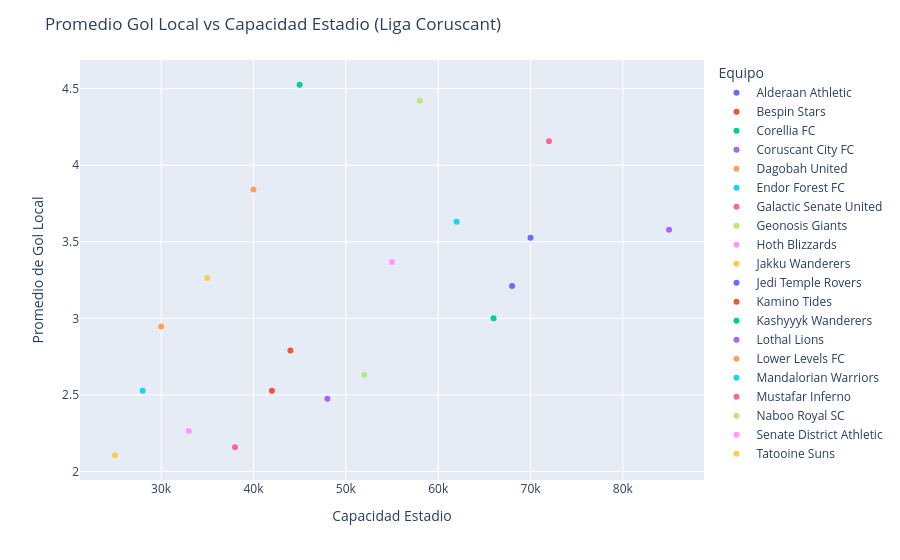

Write notebook code for a chart like this one.
### Markdown cell above
**16)** Calculate, for each team in the Coruscant League, its stadium capacity (`stadium_capacity` of `teams`) and the average number of goals scored per home game. Make a scatterplot with capacity on the X axis and average home goals on the Y axis. Does there seem to be a home field advantage for teams with larger stadiums?

### Code cell
# Using fila_por_partido (8.d) which already filters the League => group by home_team and get average home_goals

mean_home_team = fila_por_partido.groupby('home_team')['home_goals'].mean().reset_index(name='prom_goles_local')

mean_home_team = mean_home_team.merge(teams, left_on='home_team', right_on='team_name')

fig = px.scatter(mean_home_team, x='stadium_capacity', y='prom_goles_local', color='home_team')

fig.update_layout(
    title='Promedio Gol Local vs Capacidad Estadio (Liga Coruscant)',
    xaxis_title='Capacidad Estadio',
    yaxis_title='Promedio de Gol Local',
    legend_title='Equipo')

fig.show()

### Figure 1 — Plotly figure (JSON) as saved in the notebook; plotly's stock layout.template omitted (floating-point values rounded to 4 significant figures)
{"data": [{"hovertemplate": "home_team=Alderaan Athletic<br>stadium_capacity=%{x}<br>prom_goles_local=%{y}<extra></extra>", "legendgroup": "Alderaan Athletic", "marker": {"color": "#636efa", "symbol": "circle"}, "mode": "markers", "name": "Alderaan Athletic", "orientation": "v", "showlegend": true, "type": "scatter", "x": [70000], "xaxis": "x", "y": [3.526], "yaxis": "y"}, {"hovertemplate": "home_team=Bespin Stars<br>stadium_capacity=%{x}<br>prom_goles_local=%{y}<extra></extra>", "legendgroup": "Bespin Stars", "marker": {"color": "#EF553B", "symbol": "circle"}, "mode": "markers", "name": "Bespin Stars", "orientation": "v", "showlegend": true, "type": "scatter", "x": [42000], "xaxis": "x", "y": [2.526], "yaxis": "y"}, {"hovertemplate": "home_team=Corellia FC<br>stadium_capacity=%{x}<br>prom_goles_local=%{y}<extra></extra>", "legendgroup": "Corellia FC", "marker": {"color": "#00cc96", "symbol": "circle"}, "mode": "markers", "name": "Corellia FC", "orientation": "v", "showlegend": true, "type": "scatter", "x": [66000], "xaxis": "x", "y": [3.0], "yaxis": "y"}, {"hovertemplate": "home_team=Coruscant City FC<br>stadium_capacity=%{x}<br>prom_goles_local=%{y}<extra></extra>", "legendgroup": "Coruscant City FC", "marker": {"color": "#ab63fa", "symbol": "circle"}, "mode": "markers", "name": "Coruscant City FC", "orientation": "v", "showlegend": true, "type": "scatter", "x": [85000], "xaxis": "x", "y": [3.579], "yaxis": "y"}, {"hovertemplate": "home_team=Dagobah United<br>stadium_capacity=%{x}<br>prom_goles_local=%{y}<extra></extra>", "legendgroup": "Dagobah United", "marker": {"color": "#FFA15A", "symbol": "circle"}, "mode": "markers", "name": "Dagobah United", "orientation": "v", "showlegend": true, "type": "scatter", "x": [30000], "xaxis": "x", "y": [2.947], "yaxis": "y"}, {"hovertemplate": "home_team=Endor Forest FC<br>stadium_capacity=%{x}<br>prom_goles_local=%{y}<extra></extra>", "legendgroup": "Endor Forest FC", "marker": {"color": "#19d3f3", "symbol": "circle"}, "mode": "markers", "name": "Endor Forest FC", "orientation": "v", "showlegend": true, "type": "scatter", "x": [28000], "xaxis": "x", "y": [2.526], "yaxis": "y"}, {"hovertemplate": "home_team=Galactic Senate United<br>stadium_capacity=%{x}<br>prom_goles_local=%{y}<extra></extra>", "legendgroup": "Galactic Senate United", "marker": {"color": "#FF6692", "symbol": "circle"}, "mode": "markers", "name": "Galactic Senate United", "orientation": "v", "showlegend": true, "type": "scatter", "x": [72000], "xaxis": "x", "y": [4.158], "yaxis": "y"}, {"hovertemplate": "home_team=Geonosis Giants<br>stadium_capacity=%{x}<br>prom_goles_local=%{y}<extra></extra>", "legendgroup": "Geonosis Giants", "marker": {"color": "#B6E880", "symbol": "circle"}, "mode": "markers", "name": "Geonosis Giants", "orientation": "v", "showlegend": true, "type": "scatter", "x": [52000], "xaxis": "x", "y": [2.632], "yaxis": "y"}, {"hovertemplate": "home_team=Hoth Blizzards<br>stadium_capacity=%{x}<br>prom_goles_local=%{y}<extra></extra>", "legendgroup": "Hoth Blizzards", "marker": {"color": "#FF97FF", "symbol": "circle"}, "mode": "markers", "name": "Hoth Blizzards", "orientation": "v", "showlegend": true, "type": "scatter", "x": [33000], "xaxis": "x", "y": [2.263], "yaxis": "y"}, {"hovertemplate": "home_team=Jakku Wanderers<br>stadium_capacity=%{x}<br>prom_goles_local=%{y}<extra></extra>", "legendgroup": "Jakku Wanderers", "marker": {"color": "#FECB52", "symbol": "circle"}, "mode": "markers", "name": "Jakku Wanderers", "orientation": "v", "showlegend": true, "type": "scatter", "x": [25000], "xaxis": "x", "y": [2.105], "yaxis": "y"}, {"hovertemplate": "home_team=Jedi Temple Rovers<br>stadium_capacity=%{x}<br>prom_goles_local=%{y}<extra></extra>", "legendgroup": "Jedi Temple Rovers", "marker": {"color": "#636efa", "symbol": "circle"}, "mode": "markers", "name": "Jedi Temple Rovers", "orientation": "v", "showlegend": true, "type": "scatter", "x": [68000], "xaxis": "x", "y": [3.211], "yaxis": "y"}, {"hovertemplate": "home_team=Kamino Tides<br>stadium_capacity=%{x}<br>prom_goles_local=%{y}<extra></extra>", "legendgroup": "Kamino Tides", "marker": {"color": "#EF553B", "symbol": "circle"}, "mode": "markers", "name": "Kamino Tides", "orientation": "v", "showlegend": true, "type": "scatter", "x": [44000], "xaxis": "x", "y": [2.789], "yaxis": "y"}, {"hovertemplate": "home_team=Kashyyyk Wanderers<br>stadium_capacity=%{x}<br>prom_goles_local=%{y}<extra></extra>", "legendgroup": "Kashyyyk Wanderers", "marker": {"color": "#00cc96", "symbol": "circle"}, "mode": "markers", "name": "Kashyyyk Wanderers", "orientation": "v", "showlegend": true, "type": "scatter", "x": [45000], "xaxis": "x", "y": [4.526], "yaxis": "y"}, {"hovertemplate": "home_team=Lothal Lions<br>stadium_capacity=%{x}<br>prom_goles_local=%{y}<extra></extra>", "legendgroup": "Lothal Lions", "marker": {"color": "#ab63fa", "symbol": "circle"}, "mode": "markers", "name": "Lothal Lions", "orientation": "v", "showlegend": true, "type": "scatter", "x": [48000], "xaxis": "x", "y": [2.474], "yaxis": "y"}, {"hovertemplate": "home_team=Lower Levels FC<br>stadium_capacity=%{x}<br>prom_goles_local=%{y}<extra></extra>", "legendgroup": "Lower Levels FC", "marker": {"color": "#FFA15A", "symbol": "circle"}, "mode": "markers", "name": "Lower Levels FC", "orientation": "v", "showlegend": true, "type": "scatter", "x": [40000], "xaxis": "x", "y": [3.842], "yaxis": "y"}, {"hovertemplate": "home_team=Mandalorian Warriors<br>stadium_capacity=%{x}<br>prom_goles_local=%{y}<extra></extra>", "legendgroup": "Mandalorian Warriors", "marker": {"color": "#19d3f3", "symbol": "circle"}, "mode": "markers", "name": "Mandalorian Warriors", "orientation": "v", "showlegend": true, "type": "scatter", "x": [62000], "xaxis": "x", "y": [3.632], "yaxis": "y"}, {"hovertemplate": "home_team=Mustafar Inferno<br>stadium_capacity=%{x}<br>prom_goles_local=%{y}<extra></extra>", "legendgroup": "Mustafar Inferno", "marker": {"color": "#FF6692", "symbol": "circle"}, "mode": "markers", "name": "Mustafar Inferno", "orientation": "v", "showlegend": true, "type": "scatter", "x": [38000], "xaxis": "x", "y": [2.158], "yaxis": "y"}, {"hovertemplate": "home_team=Naboo Royal SC<br>stadium_capacity=%{x}<br>prom_goles_local=%{y}<extra></extra>", "legendgroup": "Naboo Royal SC", "marker": {"color": "#B6E880", "symbol": "circle"}, "mode": "markers", "name": "Naboo Royal SC", "orientation": "v", "showlegend": true, "type": "scatter", "x": [58000], "xaxis": "x", "y": [4.421], "yaxis": "y"}, {"hovertemplate": "home_team=Senate District Athletic<br>stadium_capacity=%{x}<br>prom_goles_local=%{y}<extra></extra>", "legendgroup": "Senate District Athletic", "marker": {"color": "#FF97FF", "symbol": "circle"}, "mode": "markers", "name": "Senate District Athletic", "orientation": "v", "showlegend": true, "type": "scatter", "x": [55000], "xaxis": "x", "y": [3.368], "yaxis": "y"}, {"hovertemplate": "home_team=Tatooine Suns<br>stadium_capacity=%{x}<br>prom_goles_local=%{y}<extra></extra>", "legendgroup": "Tatooine Suns", "marker": {"color": "#FECB52", "symbol": "circle"}, "mode": "markers", "name": "Tatooine Suns", "orientation": "v", "showlegend": true, "type": "scatter", "x": [35000], "xaxis": "x", "y": [3.263], "yaxis": "y"}], "layout": {"legend": {"title": {"text": "Equipo"}, "tracegroupgap": 0}, "margin": {"t": 60}, "title": {"text": "Promedio Gol Local vs Capacidad Estadio (Liga Coruscant)"}, "xaxis": {"anchor": "y", "domain": [0, 1], "title": {"text": "Capacidad Estadio"}}, "yaxis": {"anchor": "x", "domain": [0, 1], "title": {"text": "Promedio de Gol Local"}}}}
